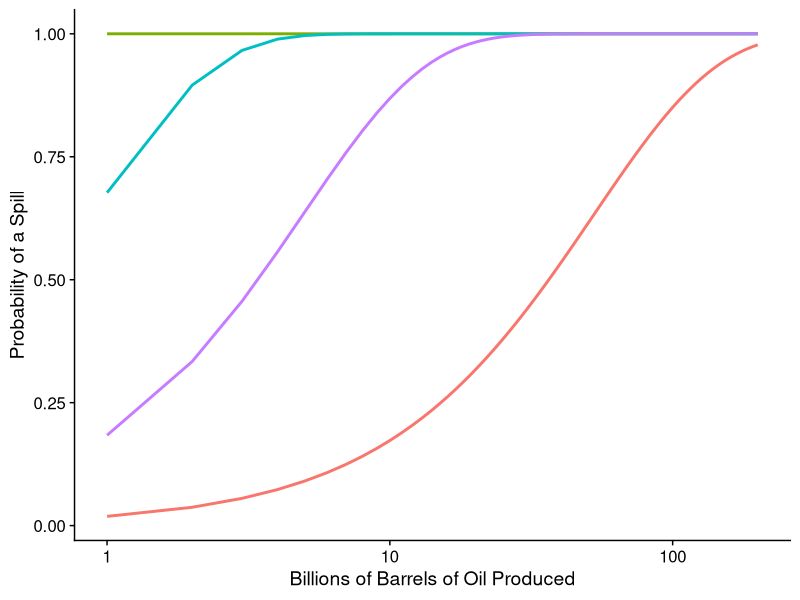

R code for this plot:
# Biden's Black Swan
# Taylor Lange
# Started 12/09/2021

#load packages
library(tidyverse)
library(readxl)

#load oil production data from Energy Information Administration - retrieved December 2nd 2021
WCRFPUS2w <- read_excel("WCRFPUS2w.xls", 
                        sheet = "Data 1")
#load oil accident data from National Oceanic and Atmospheric Administration - retrieved December 2nd 2021
incidents <- read_csv("incidents.csv")

#calculate yearly total production
mutate(WCRFPUS2w, year = lubridate::year(Date))%>%#extract year for yearly total
  group_by(year)%>%#group by year
  summarize(total = sum(`Crude Oil`*7))->oil #calculate total as row-wise average weekly total times 7 days

#calculate yearly spills
filter(incidents, threat=="Oil")%>%#filter to only oil related accidents
  separate(open_date,c("month","day","year"),sep="/")%>%#separate character dates into day, month, year
  replace_na(list(max_ptl_release_gallons = 1))%>%#replace NAs of minor spills with a single gallon
  mutate(bbl = max_ptl_release_gallons/42)%>%#convert gallons to barrels
  mutate(size = "catastrophic")%>%#create size catagory
  mutate(size = ifelse(bbl<1000,"minor",#recatagorize minor spills
                       ifelse(bbl<100000,"moderate",#recatagorize moderate spills
                              ifelse(bbl<1000000,"substantial",size))))->accidents#recatagorize magor spills

#total oil production 2000-20
filter(oil,year<2021,year>2000)->oil#filter oil to between 2001 and 2020
total.production <- sum(oil$total)*1000/1000000000#translate total production to billions of barrels

group_by(accidents,year)%>%#group by year 
  count(size)%>%#count number of spills of each size
  mutate(year = as.numeric(year))%>%#convert year to numeric
  group_by(size)%>%#group by size to gain whole totals
  filter(!is.na(n),year<2021,year>2000)%>%#filter to just 2001-2020
  summarize(spills = sum(n))%>%#count total number  
  mutate(rate= spills/total.production)->rates #calculate the rate of spills of each type
  

spill.probs <- tibble(Bbbl = 1:200)%>% #create tibble of billions of barrels
  mutate(catastrophic = 1-dpois(0,0.0190*Bbbl),#probability of at least 1 catastrophic per billion barrels; lambda from catastrophic spills
         substantial = 1-dpois(0,0.203*Bbbl),#probability of at least 1 substantial per billion barrels; lambda from substantial spills
         moderate = 1-dpois(0,1.13*Bbbl), #probability of at least 1 moderate per billion barrels; lambda from moderate spills
         minor = 1-dpois(0,12.7*Bbbl))#probability of at least 1 minor per billion barrels; lambda from minor spills

gather(spill.probs, "Severity","Probability",2:5)%>% #gather probabilities for figure
  ggplot(aes(x=Bbbl,y=Probability,color=Severity))+#create line graph, colored by probs
  geom_line(size = 1)+
  scale_x_log10()+
  labs(x="Billions of Barrels of Oil Produced",
       y="Probability of a Spill")+
  cowplot::theme_cowplot()+
  theme(legend.position = "none")#remove legend

